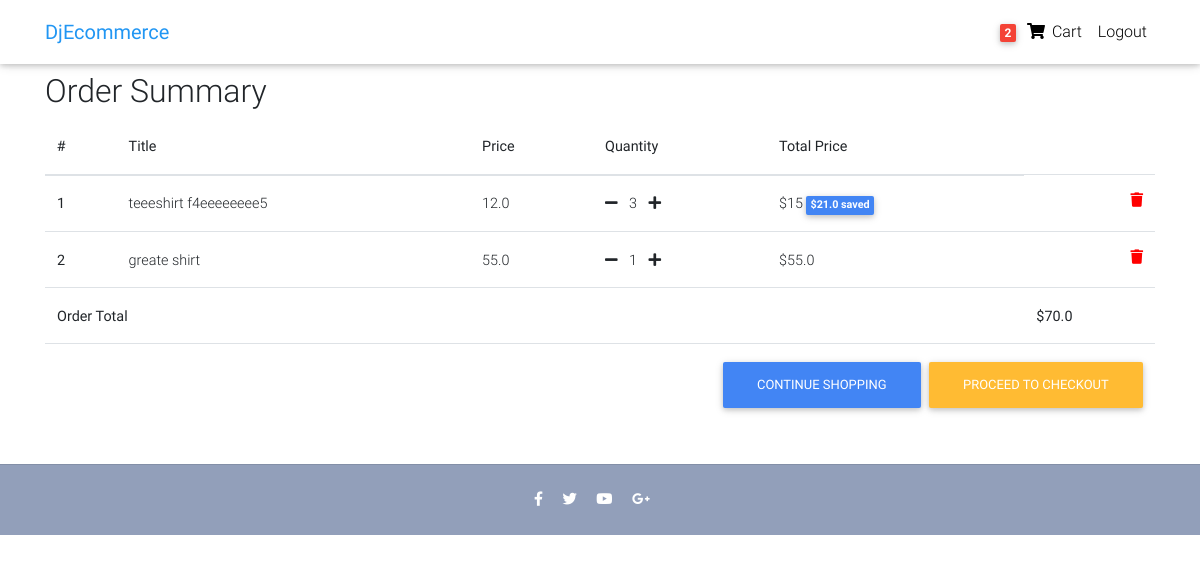
Before: /order-summary/ (signed in) with the older database file.
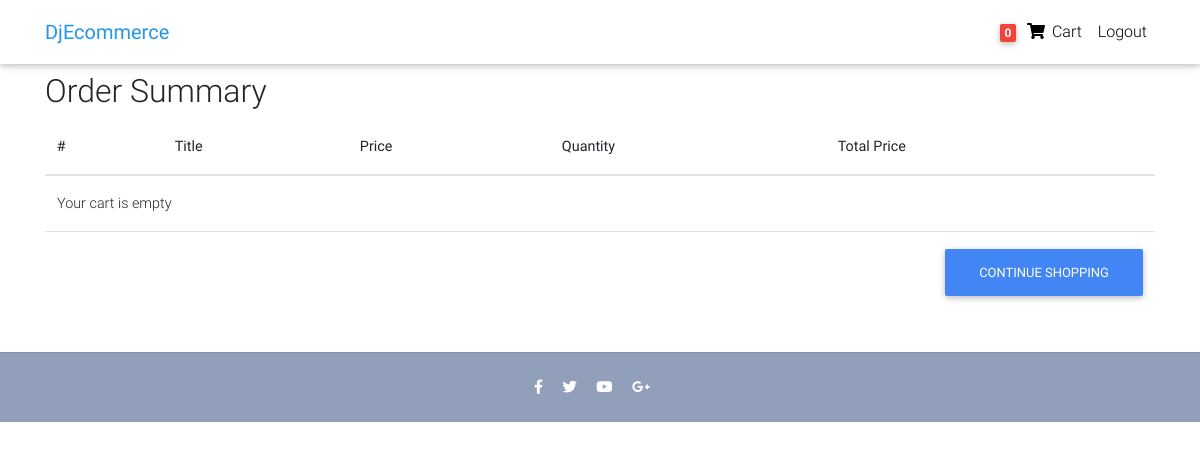
After: the same page with the newer database file.
### Ecom/models.py (models this page shows, shortened)
class Order(models.Model):
	user = models.ForeignKey(settings.AUTH_USER_MODEL, on_delete=models.CASCADE,null=True, blank=True)
	items = models.ManyToManyField(OrderItem)
	start_date = models.DateTimeField(auto_now_add=True)
	ordered = models.BooleanField(default=False,null=True, blank=True)
	ordered_date = models.DateTimeField()
	billing_address = models.ForeignKey('BillingAddress', on_delete=models.SET_NULL, null=True, blank=True)
	def get_total(self):
		total = 0
		for order_item in self.items.all():
			total += order_item.get_final_price()
		return total

class OrderItem(models.Model):
	user = models.ForeignKey(settings.AUTH_USER_MODEL, on_delete=models.CASCADE, null=True, blank=True)
	item = models.ForeignKey(Item,on_delete=models.CASCADE,null=True, blank=True)
	quantity = models.IntegerField(default=1,null=True, blank=True)
	ordered = models.BooleanField(default=False)
	def get_total_item_price(self):
		return self.quantity * self.item.price
	def get_total_item_discount_price(self):
		return self.quantity * self.item.discount_price
	def get_amount_saved(self):
		return self.get_total_item_price() - self.get_total_item_discount_price()
	def get_final_price(self):
		if self.item.discount_price:
			return self.get_total_item_discount_price()
		else:
			return self.get_total_item_price()

class Item(models.Model):
	title = models.CharField(max_length=100,null=True, blank=True)
	price = models.FloatField(null=True, blank=True)
	category = models.CharField(choices=CATEGORY_CHOICES, max_length=12,null=True, blank=True)
	label = models.CharField(choices=LABEL_CHOICES, max_length=10,null=True, blank=True)
	description = models.TextField(null=True, blank=True)
	item_state = models.CharField(choices=ITEM_STATE_CHOICES , max_length=10,null=True, blank=True)
	discount_price = models.IntegerField(null=True, blank=True)

### Ecom/views.py (the view)
# urls.py: path('order-summary/', views.OrderSummaryVeiw.as_view(), name='order-summary'),
class OrderSummaryVeiw(LoginRequiredMixin, View):
    def get(self, *args, **kwargs):
        try:
            order = Order.objects.get(user=self.request.user, ordered=False)
            context = {'object': order}
            return render(self.request, 'Ecom/order_summary.html', context)
        except ObjectDoesNotExist:
            messages.error(self.request, "You don't have an active order")
            return redirect('/')

### Ecom/templatetags/cart_template_tags.py (called while the page is built)
@register.filter
def cart_item_count(user):
    if user.is_authenticated:
        qs = Order.objects.filter(user=user, ordered=False)
        if qs.exists():
            return qs[0].items.count()
    return 0

### Ecom/templates/Ecom/order_summary.html
  {% extends 'Ecom/base.html' %}
  {% load static %}
  {% block content %}
  <main>
    <div class="container">
    <div class="table-responsive">
      <h2>Order Summary</h2>
      <table class="table">
        <thead>
          <tr>
            <th scope="col">#</th>
            <th scope="col">Title</th>
            <th scope="col">Price</th>
            <th scope="col">Quantity</th>
            <th scope="col">Total Price</th>
          </tr>
        </thead>
        <tbody>
          {% for order_item in object.items.all %}
          <tr>
            <th scope="row">{{forloop.counter}}</th>
            <td>{{order_item.item.title}}</td>
            <td>{{order_item.item.price}}</td>
            <td>
              <a href="{% url 'remove_single_item_from_cart' order_item.item.id %}"><i class="fas fa-minus mr-2"></i></a> {{order_item.quantity}}
              <a href="{% url 'add_to_cart' order_item.item.id %}"><i class="fas fa-plus ml-2"></i></a>
            </td>
            {%if order_item.item.discount_price %}
            <td>
             ${{order_item.get_total_item_discount_price}}
             <span class="badge badge-primary p-1">${{order_item.get_amount_saved}} saved</span>
            </td>
            {% else %}
            <td>
              ${{order_item.get_total_item_price}}
            </td>
            {% endif %}
            <td><a style="color: red;" href="{% url 'remove_from_cart' order_item.item.id %}"><i class="fas fa-trash float-right"></i></a></td>
            {% empty %}
            <tr><td colspan="5">Your cart is empty</td></tr>
            <tr>
              <td colspan="5">
                <a class="btn btn-primary float-right" href="{% url 'products_list' %}">Continue shopping</a>
              </td>
            </tr>
            {% endfor %}
            {% if object.get_total %}
            <tr>
              <td colspan="5"><b>Order Total</b></td>
              <td><b>${{object.get_total}}</b></td>
            </tr>
            <tr>
              <td colspan="6">
                <a class="btn btn-warning float-right ml-2" href="{% url 'checkout' %}">Proceed to checkout</a>
                <a class="btn btn-primary float-right" href="{% url 'products_list' %}">Continue shopping</a>
              </td>
            </tr>
            {% endif %}
        </tbody>
      </table>
    </div>
    </div>
  </main>
{% endblock content %}

### Ecom/templates/Ecom/base.html (shortened to what this page needs)
{% load static %}
<!DOCTYPE html>
<html lang="en">
<head>
  <link rel="stylesheet" href="https://use.fontawesome.com/releases/v5.11.2/css/all.css">
  <link href="{% static 'css/bootstrap.min.css' %}" rel="stylesheet">
  <link href="{% static 'css/mdb.min.css' %}" rel="stylesheet">
  <link href="{% static 'css/style.min.css' %}" rel="stylesheet">
</head>
<body>
  {% include 'Ecom/nav.html' %}
  <div class="mt-5 pt-4">
    </div>
  {% block content %}
  {% endblock content %}
  <footer class="page-footer text-center font-small mt-4 wow fadeIn">
    <hr class="my-4">
    <div class="pb-4">
      <a href="#" target="_blank">
        <i class="fab fa-facebook-f mr-3"></i>
      </a>
      <a href="#" target="_blank">
        <i class="fab fa-twitter mr-3"></i>
      </a>
      <a href="#" target="_blank">
        <i class="fab fa-youtube mr-3"></i>
      </a>
      <a href="#" target="_blank">
        <i class="fab fa-google-plus-g mr-3"></i>
      </a>
    </div>
  </footer>
</body>
</html>

### Ecom/templates/Ecom/nav.html (shortened to what this page needs)
{% load cart_template_tags %}
  <nav class="navbar fixed-top navbar-expand-lg navbar-light white scrolling-navbar">
    <div class="container">
      <a class="navbar-brand waves-effect" href="{% url 'products_list' %}" >
        <strong class="blue-text">DjEcommerce</strong>
      </a>
      <div class="collapse navbar-collapse" id="navbarSupportedContent">
        <ul class="navbar-nav nav-flex-icons">
          {% if request.user.is_authenticated %}
          <li class="nav-item">
            <a href="{% url 'order-summary' %}" class="nav-link waves-effect">
              <span class="badge red z-depth-1 mr-1">{{ request.user|cart_item_count }}</span>
              <i class="fas fa-shopping-cart"></i>
              <span class="clearfix d-none d-sm-inline-block"> Cart </span>
            </a>
          </li>
          <li class="nav-item">
            <a href="{% url 'account_logout' %}" class="nav-link waves-effect">
              Logout
            </a>
          </li>
          {% endif %}
        </ul>
      </div>
    </div>
  </nav>

Changed rows visible on the page:
removed OrderItem: item "teeeshirt f4eeeeeeee5", item.price "12.0", quantity "3", get_total_item_discount_price "15", get_amount_saved "21.0"
removed OrderItem: item "greate shirt", item.price "55.0", quantity "1", get_total_item_price "55.0"
removed Order: get_total "70.0"
Other visible differences:
{{ request.user|cart_item_count }}: "2" → "0"
text no longer shown: "Order Total $ PROCEED TO CHECKOUT"
text now shown: "Your cart is empty"
